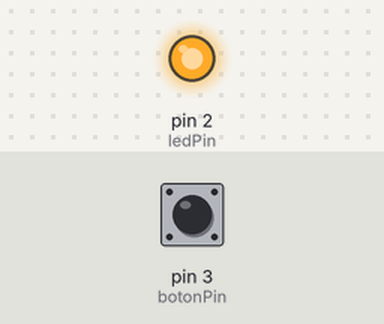
Recording of a sketch running on a simulated Arduino Uno, built with avr-gcc and run on an emulated ATmega328P. Shown: output pins drawn as LEDs (lit = HIGH). The test bench sets the inputs (shaded band); at power-on: pin 3 (botonPin) HIGH. No radio packets arrive unless stated.

Above: at 1.2 s.
1.3 s: pin 3 (botonPin) pulled LOW for 0.15 s
At 1.37 s:
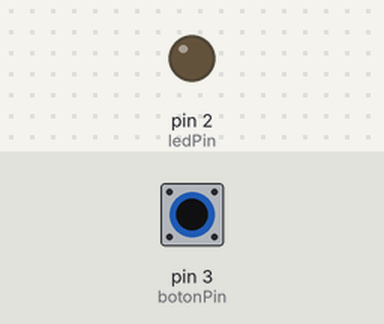
2.9 s: pin 3 (botonPin) pulled LOW for 3.2 s
At 7.4 s:
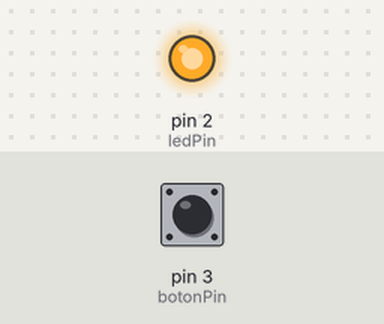
Timing chart, 0 to 8.9 s (numbered marks = the images above; inputs shaded):
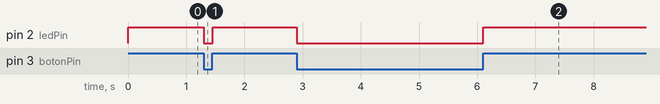

The sketch:

nrf24.ino
```cpp
#include "SPI.h"
#include "nRF24L01.h"
#include "RF24.h"

#define botonPin 	3
#define ledPin		2

RF24 radio(7, 8); // CE, CSN

const byte address = "00001";//0xE8E8F0F0E1LL;

bool estadoBoton = 0;

void setup() {
	pinMode(ledPin, OUTPUT);
	pinMode(botonPin, INPUT_PULLUP);
	radio.begin();
  //radio.setAutoAck(false);
  //radio.setDataRate(RF24_250KBPS);
	radio.openWritingPipe(address);
	radio.stopListening();
}

void loop() {
  estadoBoton = digitalRead(botonPin);
  radio.write(&estadoBoton, sizeof(estadoBoton));
  digitalWrite(ledPin, estadoBoton);
}
```

Measured:
- after the input at 1.3 s, pin 2 (ledPin): HIGH → LOW at once, → HIGH 0.15 s later
- after the input at 2.9 s, pin 2 (ledPin): HIGH → LOW at once, → HIGH 3.2 s later
